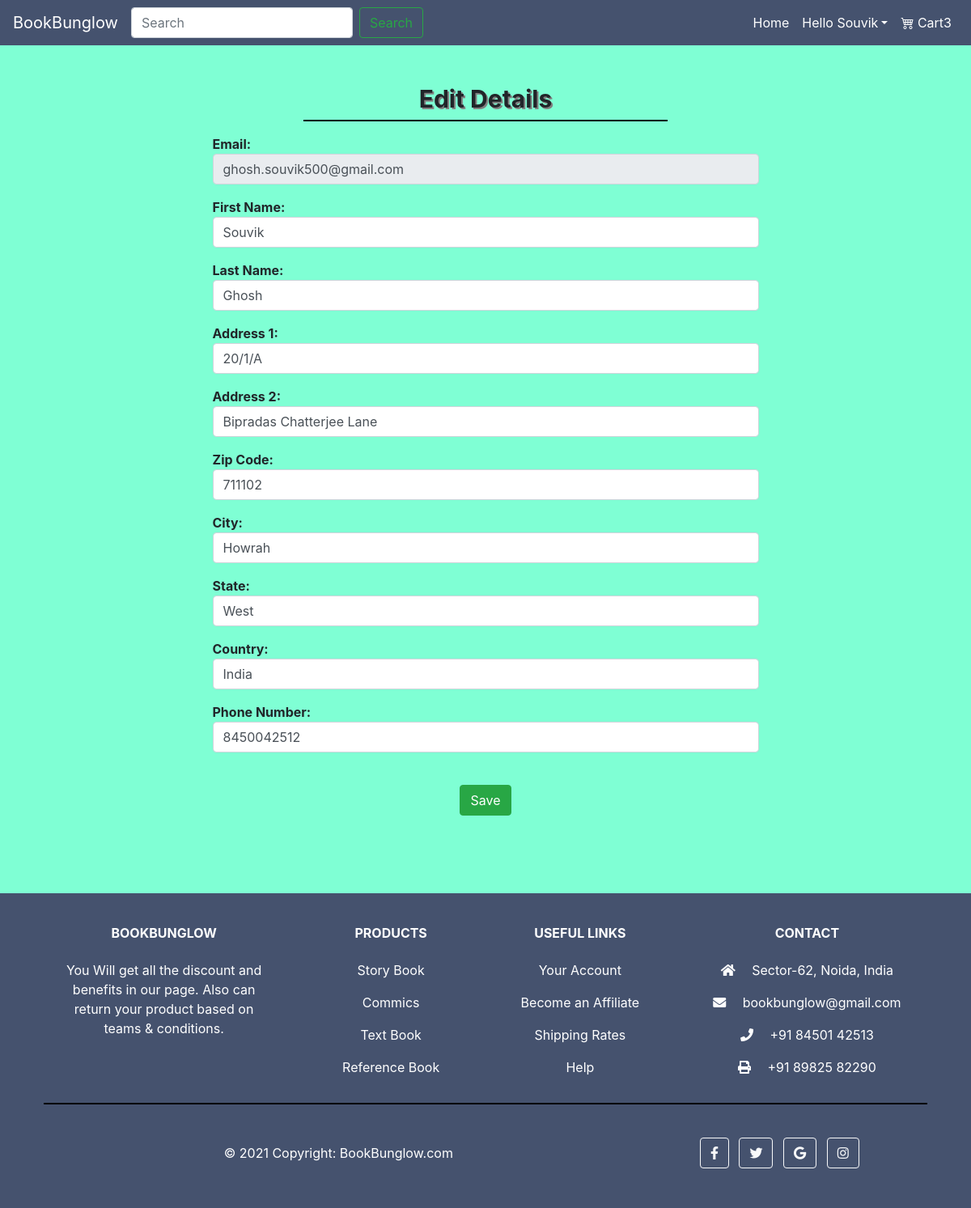
The app's page /account/profile/edit (signed in) with its own data.
### tables this page shows
CREATE TABLE users 
		(userId INTEGER PRIMARY KEY, 
		password TEXT,
		email TEXT,
		firstName TEXT,
		lastName TEXT,
		address1 TEXT,
		address2 TEXT,
		zipcode TEXT,
		city TEXT,
		state TEXT,
		country TEXT, 
		phone TEXT
		);

### app.py (the view)
@app.route("/account/profile/edit")
def editProfile():
    if 'email' not in session:
        return redirect(url_for('root'))
    loggedIn, firstName, noOfItems = getLoginDetails()
    with sqlite3.connect('database.db') as conn:
        cur = conn.cursor()
        cur.execute("SELECT userId, email, firstName, lastName, address1, address2, zipcode, city, state, country, phone FROM users WHERE email = '" + session['email'] + "'")
        profileData = cur.fetchone()
    conn.close()
    return render_template("editProfile.html", profileData=profileData, loggedIn=loggedIn, firstName=firstName, noOfItems=noOfItems)

### app.py (called while the page is built)
def getLoginDetails():
    with sqlite3.connect('database.db') as conn:
        cur = conn.cursor()
        if 'email' not in session:
            loggedIn = False
            firstName = ''
            noOfItems = 0
        else:
            loggedIn = True
            cur.execute("SELECT userId, firstName FROM users WHERE email = '" + session['email'] + "'")
            userId, firstName = cur.fetchone()
            cur.execute("SELECT count(productId) FROM cart WHERE userId = " + str(userId))
            noOfItems = cur.fetchone()[0]
    conn.close()
    return (loggedIn, firstName, noOfItems)

### templates/editProfile.html (shortened to what this page needs)
<!DOCTYPE HTML>
<html>
<head>
    <link href="https://cdn.jsdelivr.net/npm/bootstrap-icons@1.3.0/font/bootstrap-icons.css" rel="stylesheet" />
    <link href="https://stackpath.bootstrapcdn.com/bootstrap/4.4.1/css/bootstrap.min.css" rel="stylesheet" />
    <link rel="stylesheet" href="https://pro.fontawesome.com/releases/v5.10.0/css/all.css" />
</head>
<body>
    <nav class="navbar navbar-expand-lg navbar-light" style="background-color: #45526e;">
        <a class="navbar-brand text-white" href="/">BookBunglow</a>
        <div class="collapse navbar-collapse" id="navbarSupportedContent">
            <form class="form-inline my-2 my-lg-0" action="{{ url_for( 'searchItem' ) }}">
                <input class="form-control mr-sm-2" type="text" name="searchQuery" placeholder="Search" aria-label="Search">
                <input class="btn btn-outline-success my-2 my-sm-0" type="submit" value="Search">
            </form>
            <ul class="navbar-nav ml-auto">
                <li class="nav-item active">
                    <a class="nav-link text-white" href="/">Home <span class="sr-only">(current)</span></a>
                </li>
                {% if not loggedIn %}
                <li class="nav-item">
                    <a class="nav-link text-white" href="/loginForm">Sign In/Sign Up</a>
                </li>
                {% else %}
                <li class="nav-item dropdown">
                    <a class="nav-link dropdown-toggle text-white" href="#" id="navbarDropdown" role="button" data-toggle="dropdown" aria-haspopup="true" aria-expanded="false">Hello {{firstName}}</a>
                </li>
                {% endif %}
                <li class="nav-item active">
                    <a class="nav-link text-white" href="/cart"><i class="bi bi-cart4"></i> Cart{{noOfItems}}<span class="sr-only">(current)</span></a>
                </li>
            </ul>
        </div>
    </nav>
    <div class="display pt-5" id="display" class="formsection">
        <div style="background-color:aquamarine">
            <p class="h4" style="text-align: center;">Edit Details</p>
            <form id="f" class="forms w-75 m-auto" action="/updateProfile?userId={{profileData[0]}}" method="POST">
                <div class="mt-1 mb-3">
                    <hr class="w-50 m-auto" />
                </div>
                <div class="w-75 m-auto">
                    <div class="form-group">
                        <p>Email:<input class="form-control " type="email" name="email" value={{profileData[1]}} readonly="readonly"></p>
                    </div>
                    <div class="form-group">
                        <p>First Name:<input class="form-control " type="text" name="firstName" value={{profileData[2]}}></p>
                    </div>
                    <div class="form-group">
                        <p>Last Name: <input class="form-control " type="text" name="lastName" value={{profileData[3]}}></p>
                    </div>
                    <div class="form-group">
                        <p>Address 1: <input class="form-control " type="text" name="address1" value={{profileData[4]}}></p>
                    </div>
                    <div class="form-group">
                        <p>Address 2: <input class="form-control " type="text" name="address2" value="{{profileData[5]}}"></p>
                    </div>
                    <div class="form-group">
                        <p>Zip Code: <input class="form-control " type="text" name="zipcode" value={{profileData[6]}}></p>
                    </div>
                    <div class="form-group">
                        <p>City: <input class="form-control " type="text" name="city" value={{profileData[7]}}></p>
                    </div>
                    <div class="form-group">
                        <p>State: <input class="form-control " type="text" name="state" value={{profileData[8]}}></p>
                    </div>
                    <div class="form-group">
                        <p>Country: <input class="form-control " type="text" name="country" value={{profileData[9]}}></p>
                    </div>
                    <div class="form-group">
                        <p>Phone Number: <input class="form-control " type="text" name="phone" value={{profileData[10]}}></p>
                    </div>
                    <div class="form-group">
                        <p class="pb-5 pt-2" style="text-align: center;"><input class="btn btn-success mt-3" type="submit" value="Save"></p>
                    </div>
                </div>
            </form>
        </div>
    </div>
    <div class="mt-5">
        <footer class="text-center text-lg-start text-white" style="background-color: #45526e">
            <div class="container p-4 pb-0">
                <section class="">
                    <div class="row">
                        <div class="col-md-3 col-lg-3 col-xl-3 mx-auto mt-3">
                            <h6 class="text-uppercase mb-4 font-weight-bold">
                                BookBunglow
                            </h6>
                            <p>You Will get all the discount and benefits in our page. Also can return your product based on teams & conditions.</p>
                        </div>
                        <div class="col-md-2 col-lg-2 col-xl-2 mx-auto mt-3">
                            <h6 class="text-uppercase mb-4 font-weight-bold">Products</h6>
                            <p><a class="text-white">Story Book</a></p>
                            <p><a class="text-white">Commics</a></p>
                            <p><a class="text-white">Text Book</a></p>
                            <p><a class="text-white">Reference Book</a></p>
                        </div>
                        <div class="col-md-3 col-lg-2 col-xl-2 mx-auto mt-3">
                            <h6 class="text-uppercase mb-4 font-weight-bold">
                                Useful links
                            </h6>
                            <p><a class="text-white">Your Account</a></p>
                            <p><a class="text-white">Become an Affiliate</a></p>
                            <p><a class="text-white">Shipping Rates</a></p>
                            <p><a class="text-white">Help</a></p>
                        </div>
                        <div class="col-md-4 col-lg-3 col-xl-3 mx-auto mt-3">
                            <h6 class="text-uppercase mb-4 font-weight-bold">Contact</h6>
                            <p><i class="fas fa-home mr-3"></i> Sector-62, Noida, India</p>
                            <p><i class="fas fa-envelope mr-3"></i> bookbunglow@gmail.com</p>
                            <p><i class="fas fa-phone mr-3"></i> +91 84501 42513</p>
                            <p><i class="fas fa-print mr-3"></i> +91 89825 82290</p>
                        </div>
                    </div>
                </section>
                <hr class="my-3">
                <section class="p-3 pt-0">
                    <div class="row d-flex align-items-center">
                        <div class="col-md-7 col-lg-8 text-center text-md-start">
                            <div class="p-3">
                                © 2021 Copyright:
                                <a class="text-white" href="https://mdbootstrap.com/">BookBunglow.com</a>
                            </div>
                        </div>
                        <div class="col-md-5 col-lg-4 ml-lg-0 text-center text-md-end">
                            <a class="btn btn-outline-light btn-floating m-1" href="https://www.facebook.com/sourocks1000/" class="text-white" role="button"><i class="fab fa-facebook-f"></i></a>
                            <a class="btn btn-outline-light btn-floating m-1" href="https://twitter.com/SouvikG28051701" class="text-white" role="button"><i class="fab fa-twitter"></i></a>
                            <a class="btn btn-outline-light btn-floating m-1" href="www.google.com" class="text-white" role="button"><i class="fab fa-google"></i></a>
                            <a class="btn btn-outline-light btn-floating m-1" href="https://www.instagram.com/rocks_riko/" class="text-white" role="button"><i class="fab fa-instagram"></i></a>
                        </div>
                    </div>
                </section>
            </div>
        </footer>
    </div>
</body>
</html>

### templates/editProfile.html (style rules this page uses)
body { background-color: aquamarine; }
#display .h4 { font-weight: bolder; font-size: 30px; text-shadow: 2px 2px grey; }
hr { opacity: 1; background-color: black; border-bottom: 1px solid black; }
.form-group { font-weight: bold; }

### records on screen
users: firstName "Souvik", email "ghosh.souvik500@gmail.com", lastName "Ghosh", address1 "20/1/A", address2 "Bipradas Chatterjee Lane", zipcode "711102", city "Howrah", state "West", country "India", phone "8450042512"

### other values on screen
{{ noOfItems }} "3"
